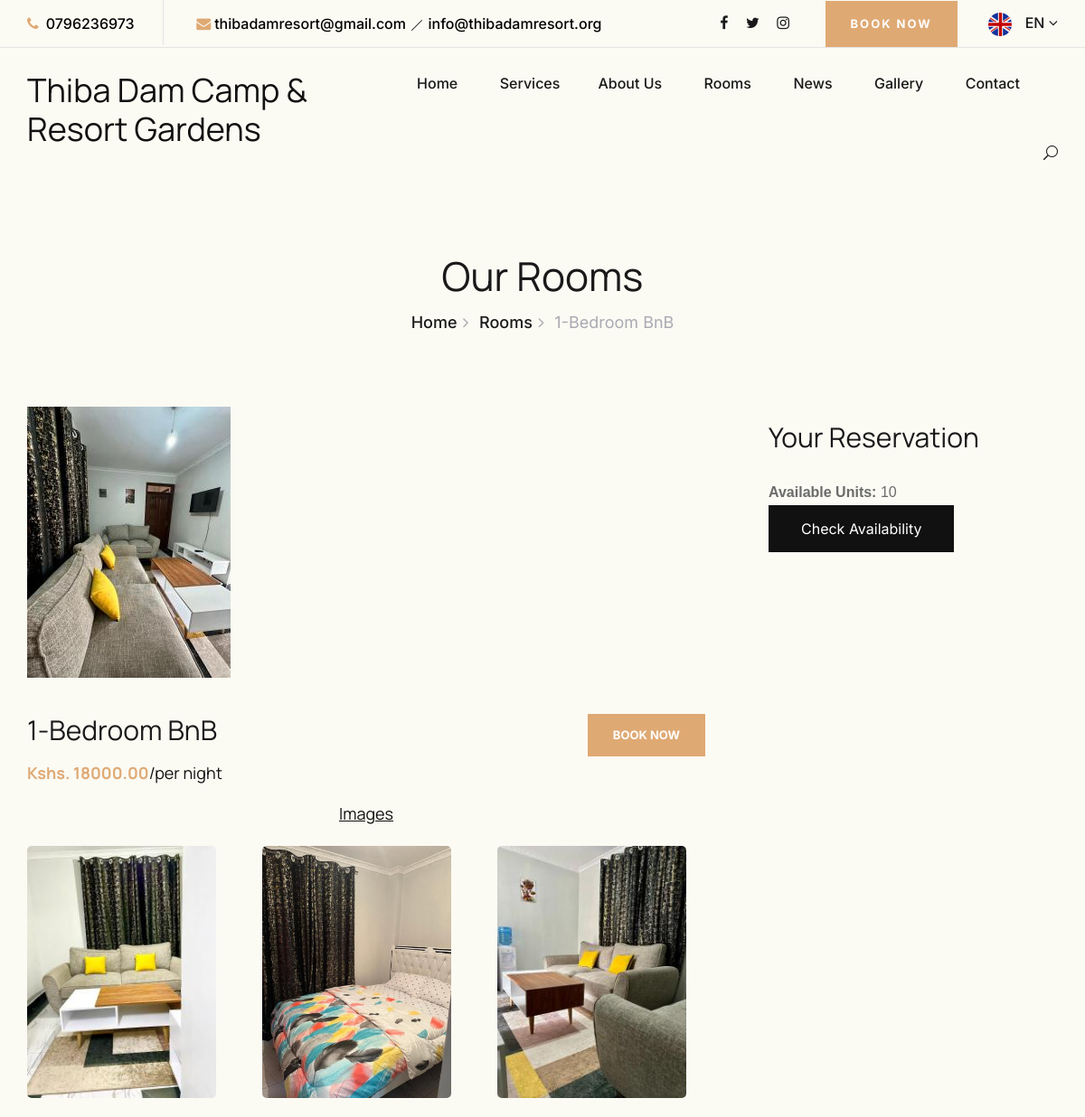
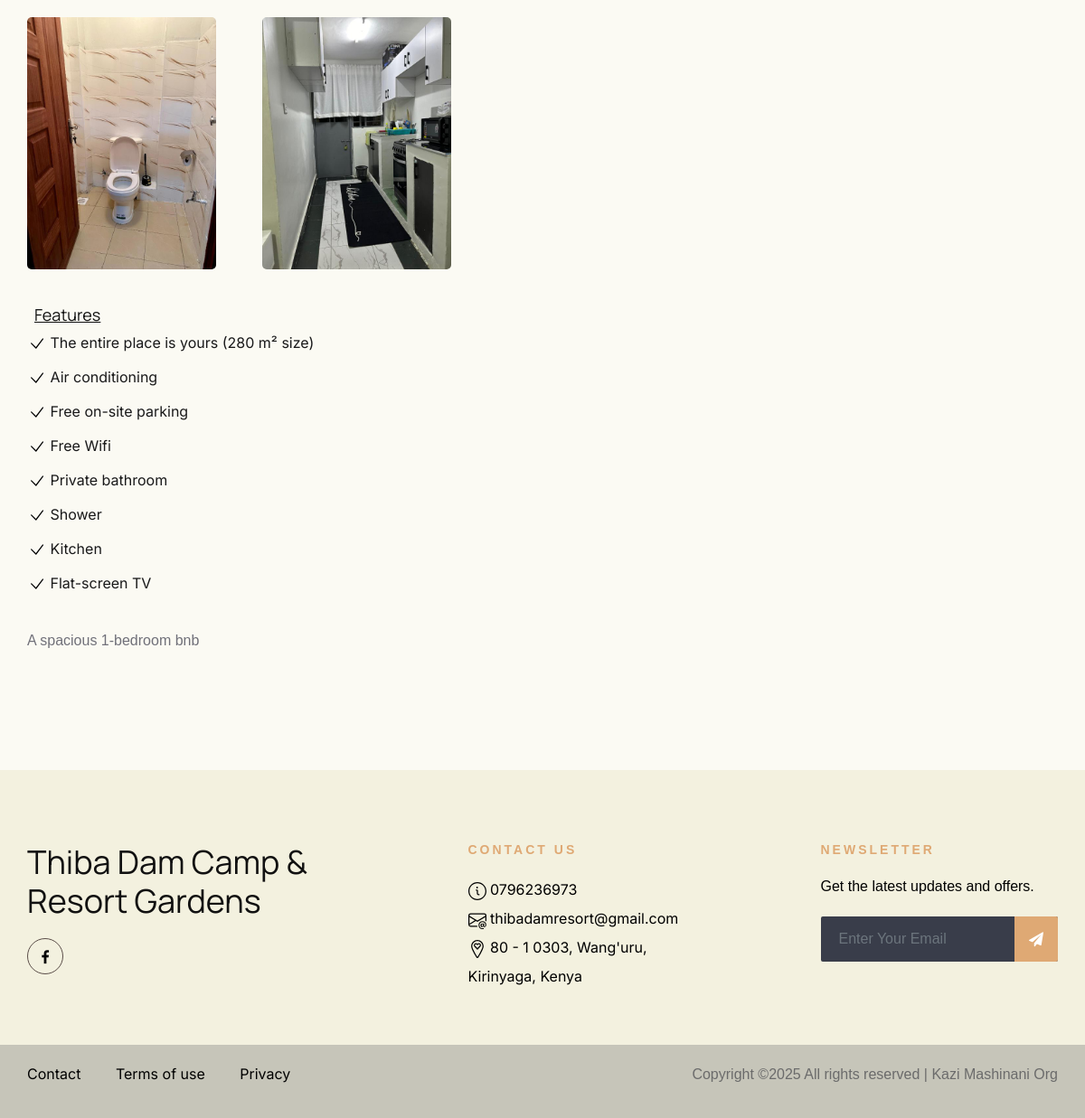
The app's page /room/details/1-bedroom-bnb/ with its own data (2 pictures, top to bottom).
### home/models.py (models this page shows, shortened)
class Contact(models.Model):
    company_name=models.CharField(max_length=225)
    address1=models.CharField(max_length=225)
    address2=models.CharField(max_length=225, blank=True)
    email1=models.CharField(max_length=225)
    email2=models.CharField(max_length=225, blank=True)
    phone1=models.CharField(max_length=225)
    phone2=models.CharField(max_length=225, blank=True)
    phone3=models.CharField(max_length=225, blank=True)
    phone4=models.CharField(max_length=225, blank=True)
    phone5=models.CharField(max_length=225, blank=True)
    class Meta:
        verbose_name_plural = 'Contact Information'

class Room(models.Model):
    name = models.CharField(max_length=100)
    description = models.TextField()
    image=models.ImageField(upload_to='rooms')
    price = models.DecimalField(max_digits=10, decimal_places=2)
    discount_price = models.DecimalField(max_digits=10, decimal_places=2, default=0.0)
    units = models.IntegerField()
    is_available = models.BooleanField(default=True)
    slug = models.SlugField(blank=True, unique=True)
    def get_features(self):
        features=Feature.objects.filter(room=self).all()
        return features
    def get_featured_images(self):
        images=RoomFeaturedImage.objects.filter(room=self).all()
        return images

class RoomFeaturedImage(models.Model):
    room=models.ForeignKey(Room, on_delete=models.CASCADE)
    image=models.ImageField(upload_to='rooms/featured')

class Feature(models.Model):
    room=models.ForeignKey(Room, on_delete=models.CASCADE)
    feature = models.TextField()

### home/views.py (the view, shortened to what this page needs)
# urls.py: path('room/details/<slug:slug>/', RoomDetailView.as_view(), name='room_details'),
class RoomDetailView(DetailView):
    def get(self, request, slug):
        room = get_object_or_404(Room, slug=slug)
        reviews = room.reviews.all()  # Fetch reviews for the room
        form = ReviewForm()
        room_options = range(1, int(room.units) + 1)
        featured_images = room.get_featured_images()
        available_rooms = Room.objects.filter(is_available=True)
        available_units = room.units
        context = {
            'room': room,
            'reviews': reviews,
            'form': form,
            'featured_images': featured_images,
            'available_units': available_units,
            'room_options': room_options,
        }
        return render(request, 'room-details.html', context)

### home/forms.py
class NewsLetterSubscriptionForm(forms.Form):
    email = forms.EmailField(
        widget=forms.EmailInput(attrs={
            'class': ' width-100% height-100% form-control',
            'id': 'email',
            'name': 'email',
            'placeholder': 'Enter Your Email',
        }),label=""
    )

class AvailabilityForm(forms.Form):
    today = timezone.now().date()
    room = forms.ModelChoiceField(queryset=Room.objects.all(), required=True, widget=forms.Select(attrs={
        'class': 'select-option',
        'id': 'room',
    }))
    check_in_date = forms.DateField(widget=forms.DateInput(attrs={
        'class': 'date-input',
        'id': 'date-in',
        'type': 'date',
        'min': today,
    }))
    check_out_date = forms.DateField(widget=forms.DateInput(attrs={
        'class': 'date-input',
        'id': 'date-out',
        'type': 'date',
        'min': today,
    }))
    guests = forms.IntegerField(
        min_value=1,
        max_value=20,
        widget=forms.NumberInput(attrs={
            'class': 'select-option',
            'id': 'guest',
            'placeholder': '1 Adult',
            'step': 1,
            'max': 20,
        }))

### home/context_processors.py (called while the page is built)
def contact(request):
    contact=Contact.objects.all().first()
    if contact:
        return {"contact": contact}
    return None

def newsletter_subscription_form(request):
    return {'newsletter_form': NewsLetterSubscriptionForm()}

def room_checker_form(request):
    return {'form': AvailabilityForm()}

### templates/room-details.html (shortened to what this page needs)
{% extends 'base.html' %}
{% load custom_filters %}
{% load static %}
{% block content %}
    <div class="breadcrumb-section">
        <div class="container">
            <div class="row">
                <div class="col-lg-12">
                    <div class="breadcrumb-text">
                        <h2>Our Rooms</h2>
                        <div class="bt-option">
                            <a href="{% url 'index' %}">Home</a>
                            <span><a href="{% url 'rooms' %}">Rooms</a></span>
                            <span>{{room.name}}</span>
                        </div>
                    </div>
                </div>
            </div>
        </div>
    </div>
    <section class="room-details-section spad">
        <div class="container">
            <div class="row">
                <div class="col-lg-8">
                    <div class="room-details-item">
                        <img src="{{room.image.url}}" alt="{{room.name}}">
                        <div class="rd-text">
                            <div class="rd-title">
                                <h3>{{room.name}}</h3>
                                <div class="rdt-right">
                                    <a href="{% url 'booking' %}">Book Now</a>
                                </div>
                            </div>
                            <h5 class="mb-3"><span class="price-tag">Kshs. {{room.price}}</span>/per night</h5>
                            <div class="gallery-container ">
                                <h5 class="d-flex justify-content-center mx-2 my-4 text-decoration-underline">Images</h5>
                                <div class="row">
                                    {% for image in room.get_featured_images %}
                                    <div class="col-lg-4">
                                        <img class="gallery-item set-bg" src="{{image.image.url}}" alt="{{room.name}}"/>
                                    </div>
                                    {% endfor %}
                                </div>
                            </div>
                            <table>
                                <tbody>
                                    <h5 class="mx-2 text-decoration-underline">Features</h5>
                                    {% for feature in room.get_features %}
                                    <tr>
                                        <td><svg xmlns="http://www.w3.org/2000/svg" viewBox="0 0 128 128" width="20px"><path d="M56.33 100a4 4 0 0 1-2.82-1.16L20.68 66.12a4 4 0 1 1 5.64-5.65l29.57 29.46 45.42-60.33a4 4 0 1 1 6.38 4.8l-48.17 64a4 4 0 0 1-2.91 1.6z"></path></svg>
                                        {{feature.feature}}</td>
                                    </tr>
                                    {% endfor %}
                                </tbody>
                            </table>
                            <p class="f-para">{{room.description}}
                            </p>
                        </div>
                    </div>
                </div>
                <div class="col-lg-4">
                    <div class="room-booking">
                        <h3>Your Reservation</h3>
                        <div class="available-units">
                            <p><strong>Available Units:</strong> {{ available_units }}</p>
                        </div>
                        <a href="{% url 'check_availability' %}" class="btn-link" style="color: #ffffff;">Check Availability</a>
                    </div>
                </div>
            </div>
        </div>
    </section>
    {%endblock%}

### templates/components/nav.html (shortened to what this page needs)
{% load static %}
<header class="header-section">
    <div class="top-nav">
        <div class="container">
            <div class="row">
                <div class="col-lg-7">
                    <ul class="tn-left">
                        <li><i class="fa fa-phone"></i> <a style="color: black;"  href="tel:{{contact.phone1}}">{{contact.phone1}}</a></li>
                        <li><i class="fa fa-envelope"></i><a style="color: black;" href="mailto:{{contact.email1}}">{{contact.email1}}</a>
                            <svg xmlns="http://www.w3.org/2000/svg" width="16" height="16" fill="currentColor" class="bi bi-slash-lg" viewBox="0 0 16 16">
                                <path fill-rule="evenodd" d="M13.854 2.146a.5.5 0 0 1 0 .708l-11 11a.5.5 0 0 1-.708-.708l11-11a.5.5 0 0 1 .708 0"/>
                              </svg>
                        <a style="color: black;" href="mailto:{{contact.email2}}">{{contact.email2}}</a>  </li>
                    </ul>
                </div>
                <div class="col-lg-5">
                    <div class="tn-right">
                        <div class="top-social">
                            <a href="#"><i class="fa fa-facebook"></i></a>
                            <a href="#"><i class="fa fa-twitter"></i></a>
                            <a href="#"><i class="fa fa-instagram"></i></a>
                        </div>
                        <a href="{% url 'booking' %}" class="bk-btn">Book Now</a>
                        <div class="language-option">
                            <img src="{% static 'img/flag.jpg' %}" alt="">
                            <span>EN <i class="fa fa-angle-down"></i></span>
                        </div>
                    </div>
                </div>
            </div>
        </div>
    </div>
    <div class="menu-item">
        <div class="container">
            <div class="row">
                <div class="col-lg-4">
                    <div class="logo">
                        <a href="{% url 'index' %}">
                            <h2>{{contact.company_name}}</h2>
                        </a>
                    </div>
                </div>
                <div class="col-lg-8">
                    <div class="nav-menu">
                        <nav class="mainmenu">
                            {% include 'components/nav-list.html' %}
                        </nav>
                        <div class="nav-right search-switch">
                            <i class="icon_search"></i>
                        </div>
                    </div>
                </div>
            </div>
        </div>
    </div>
</header>

### templates/components/footer.html (shortened to what this page needs)
{% load static %}
<footer class="footer-section" style="background-color: #f3f1df;">
<div class="container">
    <div class="footer-text">
        <div class="row">
            <div class="col-lg-4">
                <div class="ft-about">
                    <div class="logo">
                        <a href="#">
                            <h2>{{contact.company_name}}</h2>
                        </a>
                    </div>
                    <div class="fa-social" >
                        <a style="color: #000;" href="#"><i class="fa fa-facebook"></i></a>
                    </div>
                </div>
            </div>
            <div class="col-lg-3 offset-lg-1">
                <div class="ft-contact">
                    <h6>Contact Us</h6>
                    <ul>
                        <li style="color: #000;">{%include 'icons/info.svg' %}&nbsp;{{contact.phone1}}</li>
                        <li style="color: #000;">{%include 'icons/mail.svg' %}&nbsp;{{contact.email1}}</li>
                        <li style="color: #000;">{%include 'icons/location.svg' %}&nbsp;{{contact.address1}}</li>
                    </ul>
                </div>
            </div>
            <div class="col-lg-3 offset-lg-1">
                <div class="ft-newslatter">
                    <h6>Newsletter</h6>
                    <p style="color: #000;">Get the latest updates and offers.</p>
                    <form class="fn-form" id="newsletter-form" method="post" action="{% url 'newsletter' %}">
                        {{ newsletter_form.as_p }}
                        <button type="submit"><i class="fa fa-send"></i></button>
                    </form>
                </div>
            </div>
        </div>
    </div>
</div>
<div class="copyright-option">
    <div class="container">
        <div class="row">
            <div class="col-lg-7">
                <ul>
                    <li><a style="color: #000;" href="{% url 'contact' %}">Contact</a></li>
                    <li><a style="color: #000;" href="{% url 'terms' %}">Terms of use</a></li>
                    <li><a style="color: #000;" href="{% url 'privacy' %}">Privacy</a></li>
                </ul>
            </div>
            <div class="col-lg-5">
                <div class="co-text"><p>Copyright &copy;<script>document.write(new Date().getFullYear());</script> All rights reserved | Kazi Mashinani Org</p></div>
            </div>
        </div>
    </div>
</div>
</footer>

### templates/base.html (style rules this page uses)
.price-tag { color: #dfa974; font-weight: 700; margin-bottom: 25px; }
.text-decoration-underline { text-decoration: underline; }
body { font-family: 'Inter'; background-color: #FBFAF3 !important; }
.h1,h2,h3,h4,h5,h6 { font-family: "Manrope"; }
.btn-link { background-color: #111111; border-width: 0; color: #FFFFFF; font-family: inherit; font-size: clamp(1rem, 1rem +((1vw - 0.2rem)* 0.196), 1.125rem); line-height: inherit; padding-top: 1rem; padding-right: 2.25rem; padding-bottom: 1rem; padding-left: 2.25rem; text-decoration: none; }
button { padding: 10px 20px; background-color: #007bff; color: #fff; border: none; border-radius: 5px; cursor: pointer; }

### records on screen
Contact: phone1 "0796236973", email1 "thibadamresort@gmail.com", email2 "info@thibadamresort.org", company_name "Thiba Dam Camp & Resort Gardens", address1 "80 - 1 0303, Wang'uru, Kirinyaga, Kenya"
Room: name "1-Bedroom BnB", image (picture), price "18000.00", description "A spacious 1-bedroom bnb"
RoomFeaturedImage: image (picture)
RoomFeaturedImage: image (picture)
RoomFeaturedImage: image (picture)
RoomFeaturedImage: image (picture)
RoomFeaturedImage: image (picture)
Feature: feature "The entire place is yours (280 m² size)"
Feature: feature "Air conditioning"
Feature: feature "Free on-site parking"
Feature: feature "Free Wifi"
Feature: feature "Private bathroom"
Feature: feature "Shower"
Feature: feature "Kitchen"
Feature: feature "Flat-screen TV"

### other values on screen
{{ available_units }} "10"
